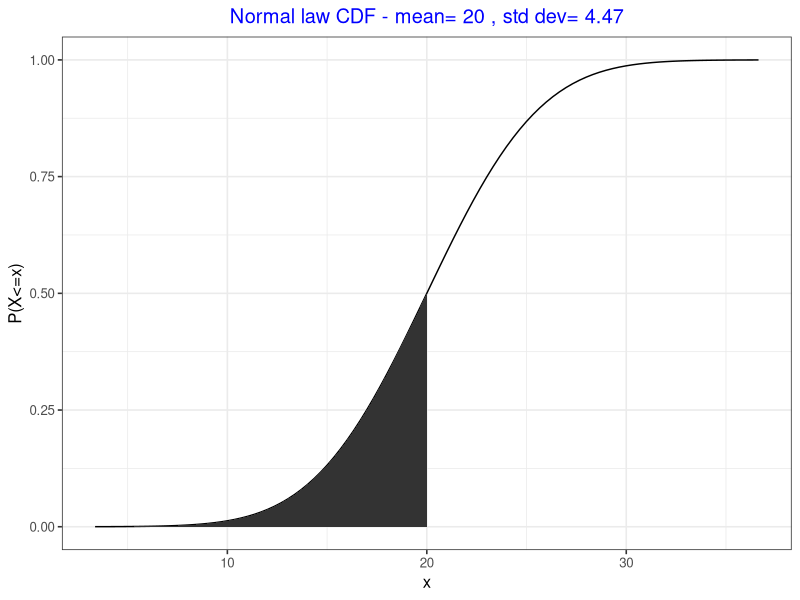
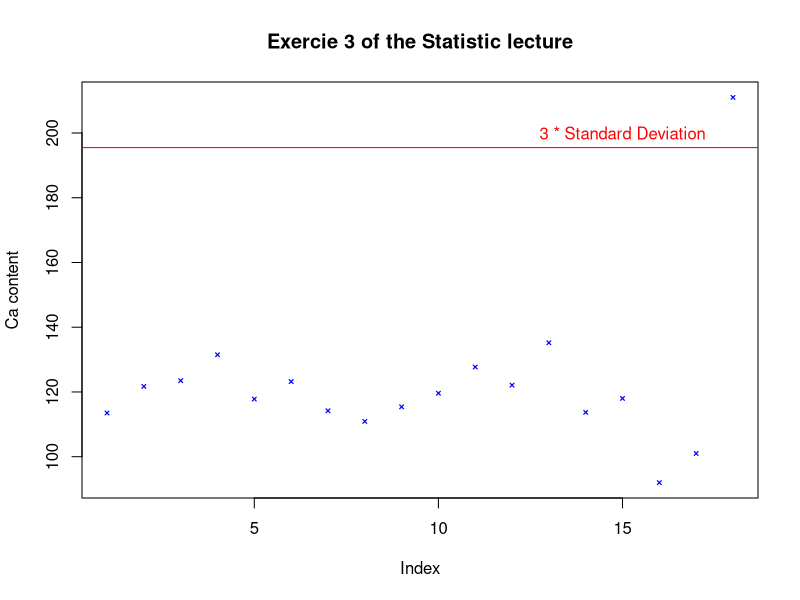
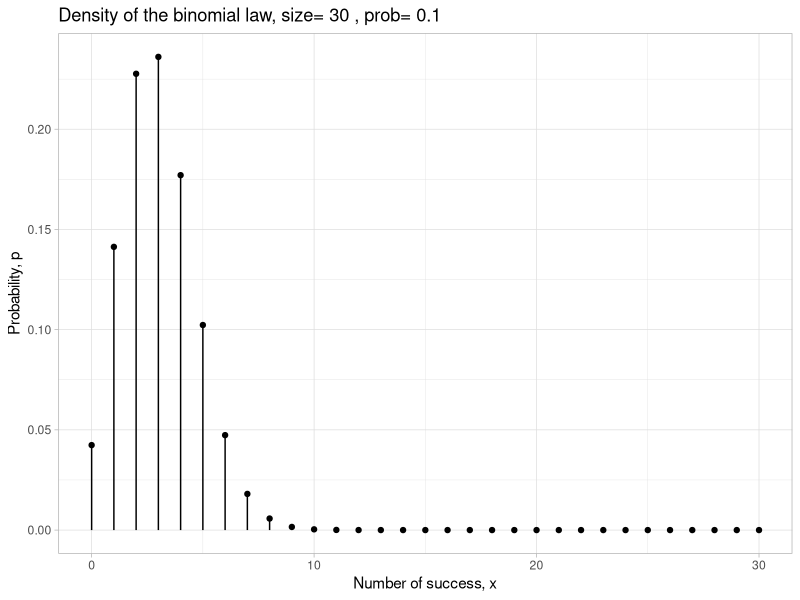
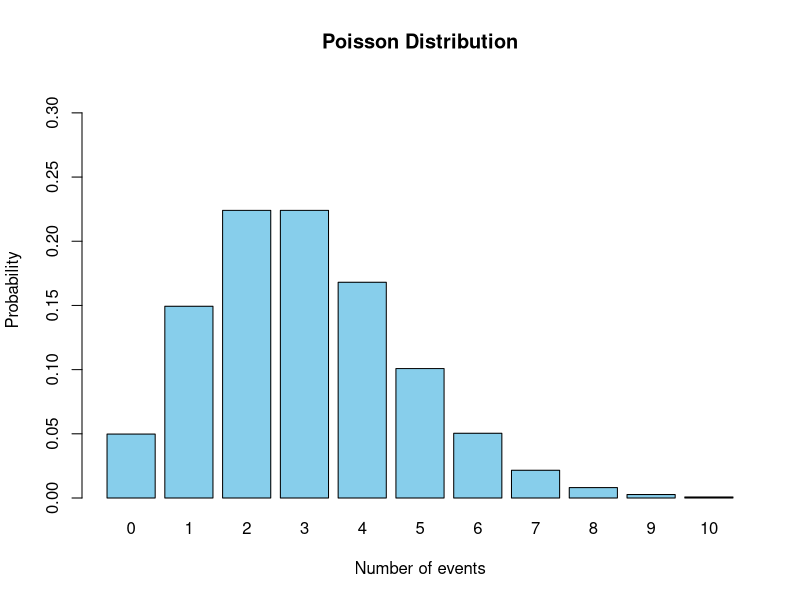
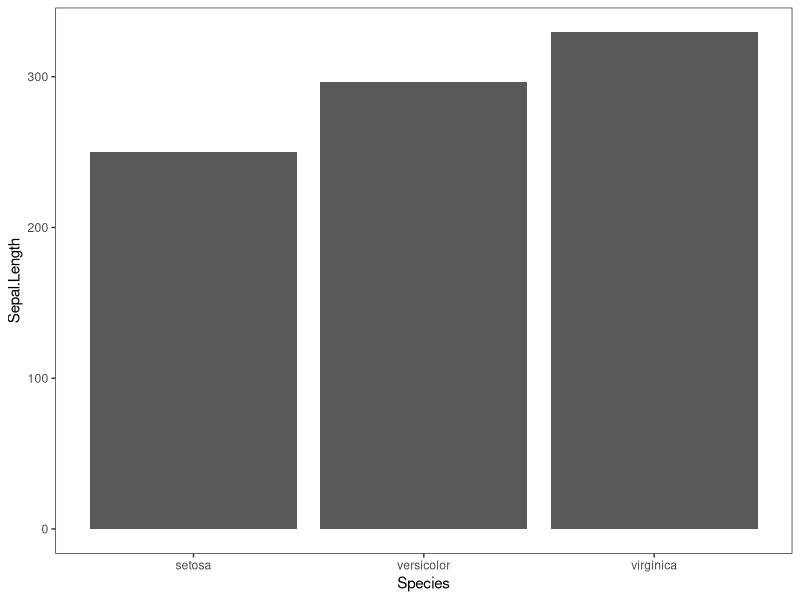
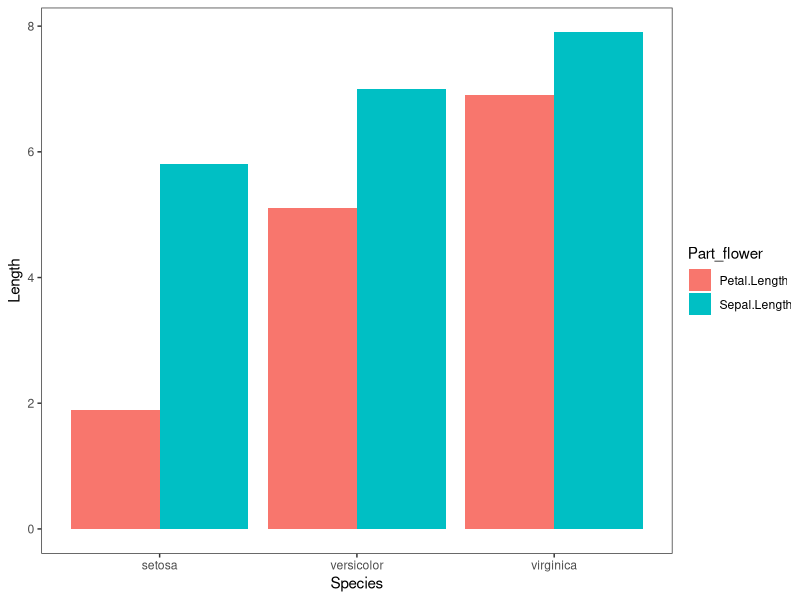
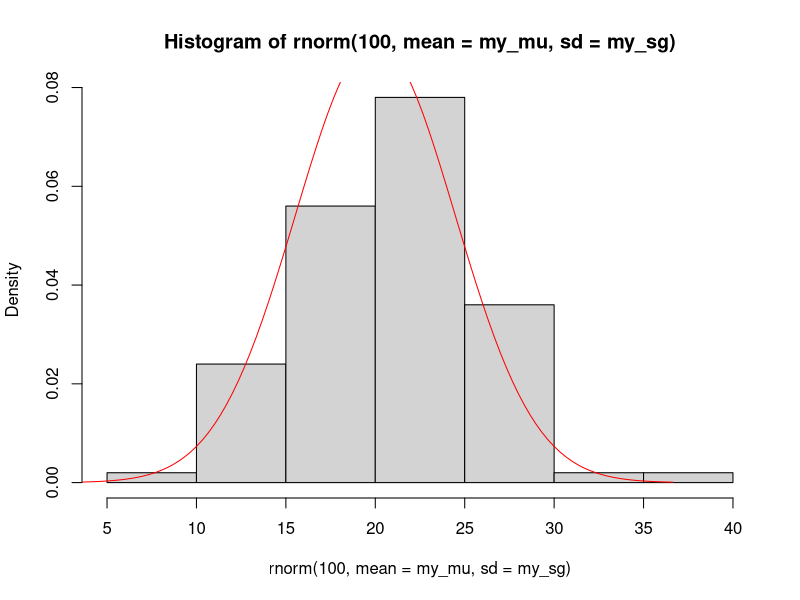
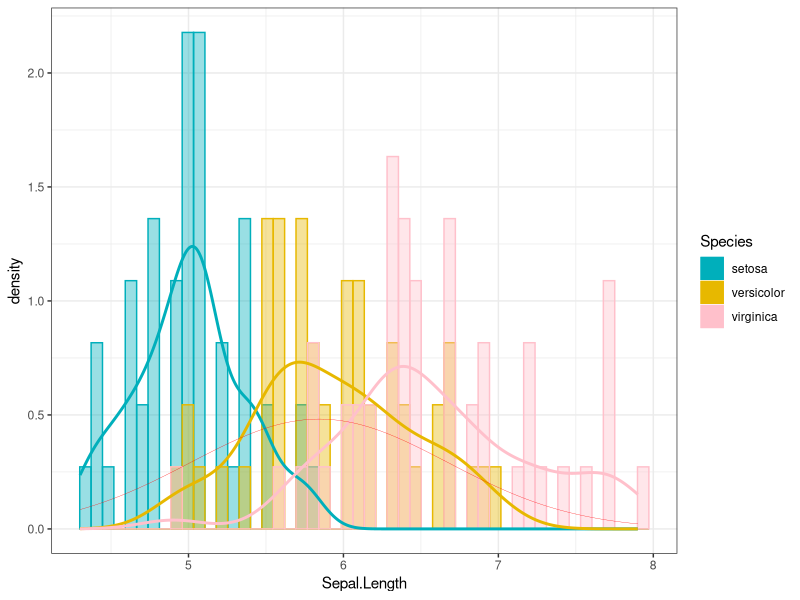

Reproduce these figures in R, in order.
## ---- chunk 1
knitr::opts_chunk$set(echo = TRUE)
## ---- chunk 2
x <- 20
l <- c(10, 44, 89)
s <- "I am a character"
bo <- TRUE # a booleen

paste("Variable x:",x)
class(x)
paste("Variable l:",l)
class(l)
paste("Variable s:", s)
class(s)
paste("Variable s:", bo)
class(bo)

## ---- chunk 3
li <- list(10, 44, 89)
li
class(li)
## ---- chunk 4
vector <- c(1, 5, NULL)
liste <- list(1, 5, "u", NULL)
vector
liste
## ---- chunk 5
# Utilisation of the Iris data set, directly included in R
class(iris)
head(iris)
head(iris$Sepal.Length)
## ---- chunk 6
which(iris$Species != "setosa")
## ---- chunk 7
table(iris$Species)
table(iris$Species != "setosa")
table(subset(iris, Species == "setosa")$Petal.Length > 1.4)
head(subset(iris, Species == "setosa", c(Sepal.Length, Petal.Length)))
## ---- chunk 8
library(tibble)
# creation of the dataset
# m1 a list with Null values
m1<-list(1.311,1.287,1.293,1.308,1.291,1.300,1.274,1.287)
m1 <- append(m1, vector("list",5)) # append 5 element NULL contain in a list
m2<-c(1.298,1.309,1.293,1.251,1.338,1.302,1.270,1.339,1.346,1.292,1.291,1.321,1.285)
Si<-tibble(method1=m1,method2=m2)
## ---- chunk 9
# recover a list containing the values of method 1 padded with NULL values then converted to a vector, without NULL values
m1<-Si$method1 %>% unlist()
m1
class(m1)
## ---- chunk 10
library(dplyr, tidyr)
Si2<-tibble(method=c(rep("method1",8),rep("method2",13)),values=c(m1,m2))

# Let's simulate a randomized acquisition of the dataset
Si2<-Si2[sample(nrow(Si2)),] # Indexes are generated by random pick, the tibble is shuffled
head(Si2)
## ---- chunk 11
m1b<-Si2 %>% filter(method == "method1") %>% select(values) %>% unlist()
m1
m1b
## ---- chunk 12
summary(iris)
## ---- chunk 13
sum(iris$Sepal.Length) # Addition of all the observation in the variable
mean(iris$Sepal.Length) # Average
sd(iris$Sepal.Length) # Standard deviation
q <- quantile(iris$Sepal.Length) # Catch all the quantiles 
q
q[1]
length(iris$Sepal.Length) # Number of observation in the variable
## ---- chunk 14
y <- (1-0.95)/2
y
signif(qnorm(y),3)
signif(qnorm(1-y),3)
## ---- chunk 15
x <- iris$Sepal.Length
x_N<-length(x)
x_sd<-sd(x)
x_mu<-mean(x)
x_se<-x_sd/sqrt(x_N)
x_ICmin<-x_mu+x_se*qnorm(0.025)
x_ICmax<-x_mu+x_se*qnorm(0.975)
paste(signif(x_ICmin,3),"<",signif(x_mu,3),"<",signif(x_ICmax,3))
## ---- chunk 16
my_mu<-20 # mean value of the normal law
my_sg<-sqrt(20) # std dev of the normal law
dnorm(20,mean=my_mu,sd=my_sg) # point evaluation of the density at x=20 of a normal law centered at my_mu and width sigma=my_sg
pnorm(20,mean=my_mu,sd=my_sg) # point evaluation of the CDF at q=20 of this same normal distribution
qnorm(0.05,mean=my_mu,sd=my_sg) # quantile of this normal distribution considering a probability p=0.05
rnorm(10,mean=my_mu,sd=my_sg) # generate 10 random numbers following this normal distribution
## ---- chunk 17
n<-30 # population
p<-0.1 # probability of success
dbinom(x=1,size=n,prob=p) # Probability that I win exactly 1 time in 30 plays
pbinom(q=2,size=n,prob=p) # CDF, probability to win 0,1 or 2 times in 30 plays
qbinom(p=0.5,size=n,prob=p) # Quantile of 0.5 from the binomial law
rbinom(n=10,size=n,prob=p) # Sample of size 10 from the binomial law
## ---- chunk 18
n<-30 # number of observation
m <- 20 #  Poisson law parameter
dpois(x=1, lambda =m ) #
ppois(q=2, lambda =m ) # 
qpois(p=0.5, lambda =m ) # 
rpois(n=n, lambda =m ) # 
## ---- chunk 19
factorial(5)
## ---- chunk 20
library(ggplot2)
## ---- chunk 21
# Determination of the limits
alpha=0.0001 # kind of "type I risk", the part of the plot I want to hide on the left/right sides.
xmin=qnorm(alpha,mean=my_mu,sd=my_sg) # left value of the range to plot the distribution
xmax=qnorm(1-alpha,mean=my_mu,sd=my_sg) # right value of the range to plot the distribution

# A beautiful plot of this normal law CDF
ggplot()+ # start plot
  xlim(xmin,xmax)+ # define the range to plot
  stat_function(fun=pnorm,args=c(mean=my_mu,sd=my_sg))+ #Define the CDF of a normal law
  stat_function(fun=pnorm,args=c(mean=my_mu,sd=my_sg),geom="area",xlim=c(xmin,20))+ # define the normal law CDF, plot as an area under the curve and plot until the value 15
  xlab("x")+ # decoration of the x axis
  ylab("P(X<=x)")+ # decoration of the y axis
  labs(title=paste("Normal law CDF - mean=",my_mu,", std dev=",signif(my_sg,3)))+ # title of the plot
  theme_bw(base_size=12)+ # ...the final touch
  theme(plot.title = element_text(hjust = 0.5, color = "blue"))
## ---- chunk 22

Ca <- c(113.5,121.7,123.5,131.5,117.8,123.2,114.2,110.9,115.4,119.6,127.7,122.1,135.2,113.7,118, 92, 101, 211)

## ---- chunk 23
plot(Ca,  
  type = "p", # type de tracé: points ("p"), lignes ("l"), les deux ("b" ou "o"),
  col = "blue", # couleur, tapez `colours()` pour la liste complète
  pch = 4, # type de symboles, un chiffre entre 0 et 25, tapez `?points`
  cex = 0.5, # taille des symboles
  lty = 3, # type de lignes, un chiffre entre 1 et 6
  lwd = 1.2, # taille de lignes
  ylab = "Ca content", # titre pour l'axe des y
  main="Exercie 3 of the Statistic lecture")
abline(h=mean(Ca)+3*sd(Ca), col="red") # Add a line on the graphic
text(15,200, "3 * Standard Deviation", col="red") # Add a text on the graphic
## ---- chunk 24
# Example of data frame for a binomial law
df_binom<-data.frame(x=c(0:n),p=dbinom(x=c(0:n),size=n,prob=p))
# Genaration of a graph
ggplot(data=df_binom)+
  aes(x=x,y=p)+
  geom_point()+
  geom_segment(aes(x=x,y=0,xend=x,yend=p))+
  theme_light()+
  xlab("Number of success, x")+
  ylab("Probability, p")+
  labs(title=paste("Density of the binomial law, size=",n,", prob=",p))
## ---- chunk 25
# Poisson distribution parameter
lambda <- 3  # Lambda parameter

# Generate values from the Poisson distribution
x <- c(0:10)  # Possible values (adjust as needed)
probas <- dpois(x, lambda = lambda)  # PDF
 
# Create the barplot
barplot(probas, names.arg = x, col = "skyblue", main = "Poisson Distribution",
        xlab = "Number of events", ylab = "Probability", ylim = c(0, max(probas) + 0.1))

## ---- chunk 26
ggplot(iris, aes(x = Species, y = Sepal.Length))+
  geom_bar(stat = "identity")+
  theme_test()
## ---- chunk 27
library(tidyr)
reformat <- gather(iris, key = "Part_flower", value = "Length", Sepal.Length, Petal.Length)
head(reformat)

ggplot(reformat, aes(x = Species, y = Length, fill=Part_flower))+
  geom_bar(stat = "identity", position=position_dodge())+
  theme_test()
## ---- chunk 28
hist(rnorm(100,mean=my_mu,sd=my_sg), freq=F) 
curve(dnorm(x,mean=my_mu,sd=my_sg),from = xmin,to = xmax,ylab="densité",add=T,col="red")
## ---- chunk 29
#data <- data.frame(x = rnorm(100,mean=my_mu,sd=my_sg))
ggplot(iris, aes(x= Sepal.Length))+
  geom_histogram(aes (y=after_stat(density),color=Species, fill = Species), #after_stat(density) normalize to 1
                 bins = 50,
                 position = "identity",
                 alpha = 0.4,
                 )+ # bins number of interval un the histogram
  geom_density(aes(color = Species), size = 1)+ #show the density of each disribution
  stat_function(fun=dnorm,args=c(mean=mean(iris$Sepal.Length),sd=sd(iris$Sepal.Length)), #show the normal law theortic for the global distribution
                color ="red", 
                linewidth = 0.1)+
  scale_color_manual(values = c("#00AFBB", "#E7B800","pink"))+ #use personalized color
  scale_fill_manual(values = c("#00AFBB", "#E7B800","pink"))+ #use personalized color
  theme_bw()

## ---- chunk 30
p <- ggplot(iris, aes(x=Species, y=Sepal.Length, fill=Species))+
  ylim(4,8)+
  ylab("Sepal Length")+ 
  geom_boxplot(alpha=0.7, #alpha for the transparence,
               outlier.colour="red",
               outlier.shape=8,outlier.size=4) +
  stat_summary(fun = mean, geom="point", shape=20, size=8, color="Yellow") +
  geom_point(position="jitter", color="blue", alpha=.5)+
  scale_fill_brewer(palette="Set2")+
  theme_classic()
p
## ---- chunk 31
ggplot(iris, aes(x=Sepal.Width, y=Sepal.Length, shape = Species, color=Species))+
  theme_bw()+
  geom_smooth(method="lm", formula= y~poly(x,3), se=TRUE, size = 0.5) +
  geom_point() +
  facet_wrap(iris$Species, nrow = 2)
## ---- chunk 32
ggplot(iris, aes(x=Sepal.Width, y=Sepal.Length, shape = Species, color = Species))+
  theme_bw()+
  geom_point() + 
  facet_grid(~Species)
## ---- chunk 33
qqnorm(iris$Sepal.Length, main = "Normal Q-Q Plot of the Global Sepal Length distribution")
qqline(iris$Sepal.Length, col="red")

## ---- chunk 34
ggplot(iris, aes(sample = Sepal.Length, colour = Species)) +
  stat_qq() +
  stat_qq_line()+
  theme_light()+
  xlab("Samples Quantiles")+
  ylab("Theorical Quantiles")+
  labs(title="Normal Q-Q Plot of the Sepal Length distribution for each Species")

## ---- chunk 35
library(rstatix)
shapiro_test(iris, Sepal.Length)
## ---- chunk 36
iris %>%
  group_by(Species) %>%
  shapiro_test(Sepal.Length)
## ---- chunk 37
shapiro_test(iris, Sepal.Length, Petal.Width)
## ---- chunk 38
qqnorm(iris$Petal.Width, main = "Normal Q-Q Plot of the Global Petal Width distribution")
qqline(iris$Petal.Width, col = "red")

## ---- chunk 39
a<-rnorm(100,mean=0,sd=1) # a normal law with 100 variables
b<-rgamma(100,shape=1,rate=0.8) # a other law 
c<-rnorm(50,mean=0,sd=1) # the same normal law of a
d<-rnorm(50, mean=2, sd=1) # a second normal law but not with the same CDF
## ---- chunk 40
ks.test(a,b)
## ---- chunk 41
ks.test(a,"pnorm") # Any normal law
ks.test(a,"pnorm",0,1) # A particular normal law define by a mean 0 & a sd 1
ks.test(a,"pnorm",2,1) # A particular normal law define by a mean 2 & a sd 1
## ---- chunk 42
ks.test(a,c)
ks.test(a,d)
